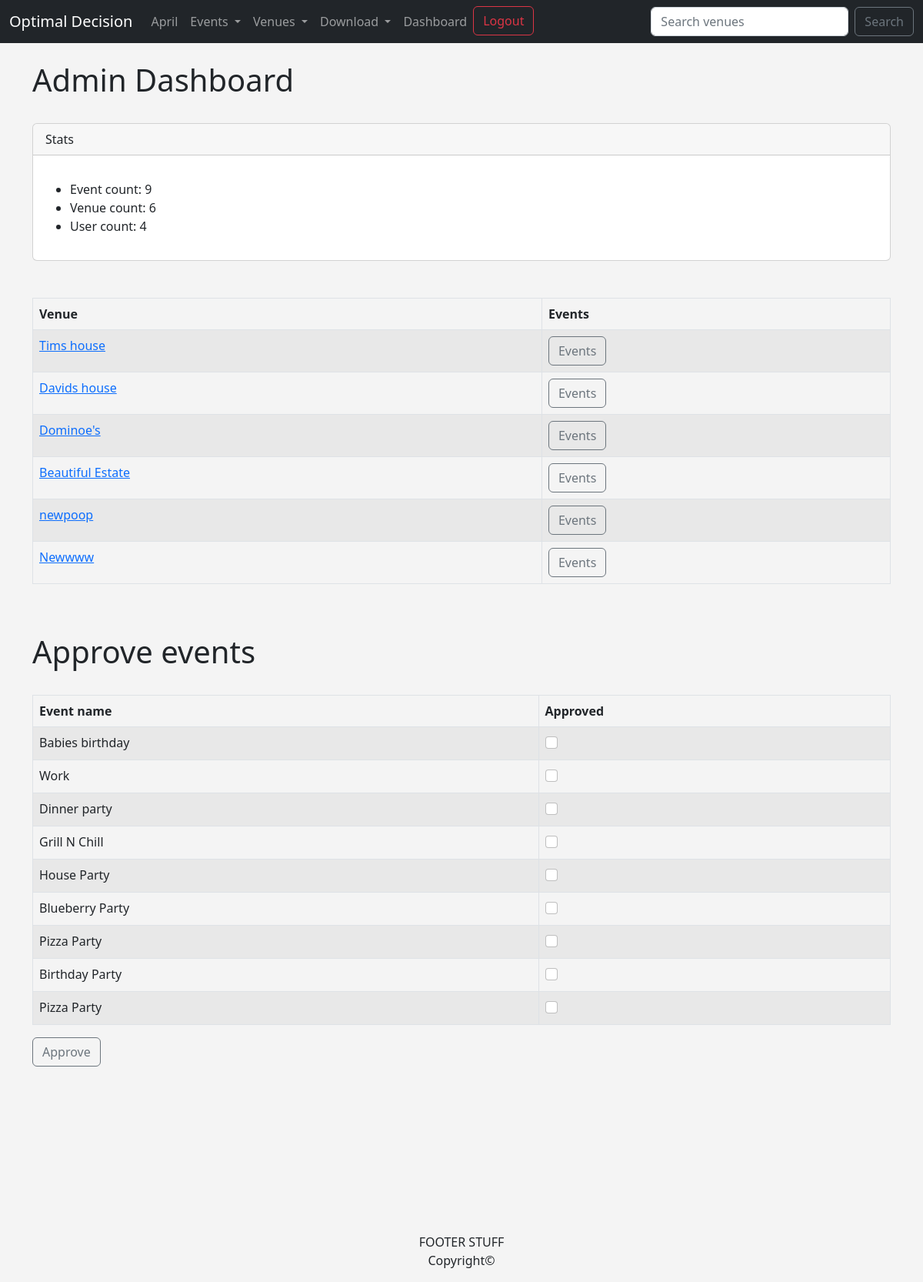
The page /approve_events (signed in) on the database as committed earlier.
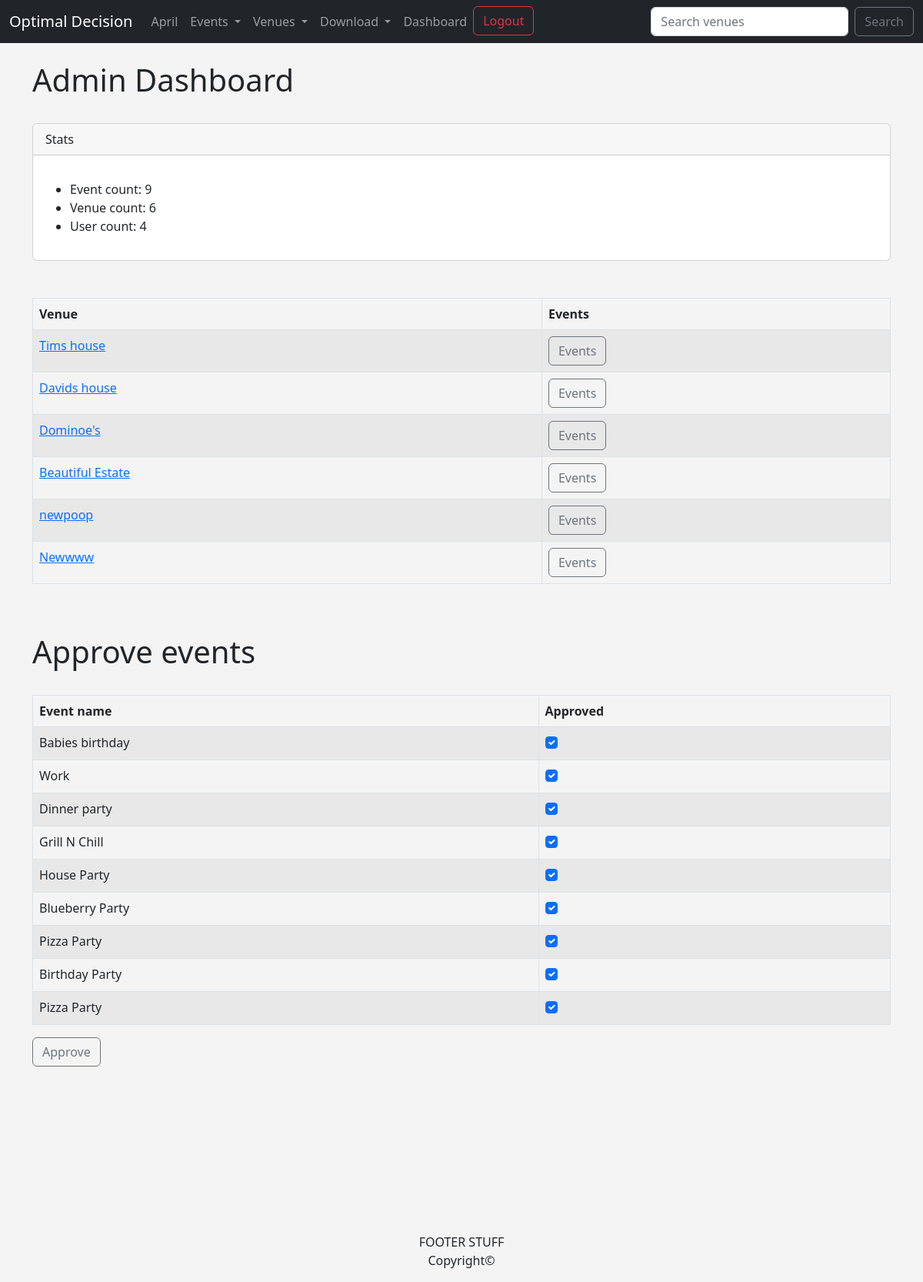
The same page on the database as committed later.
### events/models.py (models this page shows, shortened)
class Venue(models.Model):
    name = models.CharField('Event Name', max_length=120)
    address = models.CharField('Address', max_length=300)
    zip_code = models.CharField('Zip Code', max_length=10)
    phone = models.CharField('Contact Phone', blank=True, max_length=25)
    web = models.URLField('Website Address', blank=True)
    email_address = models.EmailField('Email Address', blank=True)
    owner = models.IntegerField('Venue Owner', blank=False, default=1)
    venue_image = models.ImageField(blank=True, null=True, upload_to='images/')
    def __str__(self):
        return self.name

class Event(models.Model):
    name = models.CharField('Event Name', max_length=120)
    event_date = models.DateTimeField('Event Date')
    venue = models.ForeignKey(Venue, blank=True, null=True, on_delete=models.CASCADE)
    manager = models.ForeignKey(User, related_name='manager', blank=True, null=True, on_delete=models.SET_NULL)
    description = models.TextField(blank=True)
    attendees = models.ManyToManyField(User, related_name='attendee', blank=True)
    approved = models.BooleanField('Approved', default=False)
    def __str__(self):
        return self.name

### events/views.py (the view)
# urls.py: path('approve_events', views.approve_events, name='approve_events'),
def approve_events(request):
    events = Event.objects.all().order_by('-event_date')
    venues = Venue.objects.all()
    event_count = events.count()
    venue_count = Venue.objects.all().count()
    user_count = MyClubUser.objects.all().count()
    if request.user.is_superuser:
        if request.method == 'POST':
            id_list = request.POST.getlist('boxes')
            events.update(approved=False)
            for x in id_list:
                Event.objects.filter(pk=int(x)).update(approved=True)
            messages.success(request, 'Event approval updated successfully.')
            return redirect('approve_events')
        else:
            return render(request, 'events/event_approval.html', {'events': events, 'venues': venues, 'event_count': event_count, 'venue_count': venue_count, 'user_count': user_count})
    else:
        messages.success(request, 'You are not authorized to view this page')
        return redirect('home')

### events/templates/events/event_approval.html (shortened to what this page needs)
{% extends 'events/base.html' %}
{% block content %}
<h1>Admin Dashboard</h1></br>
<div class="card">
  <div class="card-header">Stats</div>
    <div class="card-body">
        <p class="card-text">
            <ul>
                <li>Event count: {{ event_count }} </li>
                <li>Venue count: {{ venue_count }} </li>
                <li>User count: {{ user_count }} </li>
            </ul>
        </p>
    </div>
</div></br></br>
<table class="table table-striped table-hover table-bordered">
  <thead>
    <tr>
      <th scope="col">Venue</th>
      <th scope="col">Events</th>
    </tr>
  </thead>
  <tbody>
      {% for venue in venues %}
      <tr>
          <td><a href='{% url "show_venue" venue.id %}'>{{ venue }}</a></td>
        <td>
            <a class='btn btn-outline-secondary' href='{% url "venue_events" venue.id %}'>Events</a>
        </td>
        {% endfor %}
      </tr>
  </tbody>
</table></br></br>
<h1>Approve events</h1></br>
<form method='POST'>
<table class="table table-striped table-hover table-bordered">
  <thead>
    <tr>
      <th scope="col">Event name</th>
      <th scope="col">Approved</th>
    </tr>
  </thead>
  <tbody>
      {% for event in events %}
      <tr>
        <td>{{ event }}</td>
        <td>
            {% if event.approved %}
            <div class='form-check'>
                <input class='form-check-input' type='checkbox' checked='checked' value='{{ event.id }}' name='boxes'>
            </div>
            {% else %}
            <div class='form-check'>
                <input class='form-check-input' type='checkbox' value='{{ event.id }}' name='boxes'>
            </div>
            {% endif %}
        </td>
        {% endfor %}
      </tr>
  </tbody>
</table>
<button class='btn btn-outline-secondary' type='submit'>Approve</button>
</form>
{% endblock content %}

### events/templates/events/base.html (shortened to what this page needs)
<!doctype html>
<html lang="en">
  <head>
    <link href="https://cdn.jsdelivr.net/npm/bootstrap@5.2.2/dist/css/bootstrap.min.css" rel="stylesheet">
      </head>
  <body>
      {% include 'events/navbar.html' %}
    <br/>
    <div class='container'>
        {% block content %}
        {% endblock content %}
    </div>
  </body>
</html>
<center>
<footer>
    <br/>
    <br/>
    <br/>
    <br/>
    <br/>
    <br/>
    <br/>
    <br/>
    <br/>
    FOOTER STUFF
    <p>Copyright© {{ current_year }}</p>
</footer>
</center>

### events/templates/events/navbar.html (shortened to what this page needs)
<nav class="navbar navbar-expand-lg navbar-dark  bg-dark">
  <div class="container-fluid">
      <a class="navbar-brand" href="{% url 'home' %}">Optimal Decision</a>
    <div class="collapse navbar-collapse" id="navbarSupportedContent">
      <ul class="navbar-nav me-auto mb-2 mb-lg-0">
        <li class="nav-item">
            <a class="nav-link" href="{% url 'home' '2023' 'april' %}">April</a>
        </li>
        <li class="nav-item dropdown">
            <a class="nav-link dropdown-toggle" href="{% url 'events_list' %}" role="button" data-bs-toggle="dropdown" aria-expanded="false">
            Events
          </a>
        </li>
        <li class="nav-item dropdown">
          <a class="nav-link dropdown-toggle" href="{% url 'list_venues' %}" role="button" data-bs-toggle="dropdown" aria-expanded="false">
            Venues
          </a>
        </li>
        <li class="nav-item dropdown">
            <a class="nav-link dropdown-toggle" href="{% url 'events_list' %}" role="button" data-bs-toggle="dropdown" aria-expanded="false">
            Download
          </a>
        </li>
        {% if user.is_authenticated %}
        <li class='nav-item'><a class='nav-link' href='{% url "approve_events" %}'>Dashboard</a></li>
        <li class="nav-item">
            <a class="btn btn-outline-danger" href="{% url 'logout_user' %}">Logout</a>
        </li>
        {% endif %}
      </ul>
      <form class="d-flex" method='POST' role="search" action='{% url "search_venues" %}'>
        <input class="form-control me-2" type="search" placeholder="Search venues" aria-label="Search" name="searched">
        <button class="btn btn-outline-secondary" type="submit">Search</button>
      </form>
    </div>
  </div>
</nav>

### events/templates/events/base.html (style rules this page uses)
body { background: #f4f4f4; }

Rows that differ between the two databases and show on the page:
changed Event "Babies birthday": approved False → True (drawn); boxes "☐" → "☑"
changed Event "Work": approved False → True (drawn); boxes "☐" → "☑"
changed Event "Dinner party": approved False → True (drawn); boxes "☐" → "☑"
changed Event "Grill N Chill": approved False → True (drawn); boxes "☐" → "☑"
changed Event "House Party": approved False → True (drawn); boxes "☐" → "☑"
changed Event "Blueberry Party": approved False → True (drawn); boxes "☐" → "☑"
changed Event (number 7 of 9 on the later page): approved False → True (drawn); boxes "☐" → "☑"
changed Event "Birthday Party": approved False → True (drawn); boxes "☐" → "☑"
changed Event (number 9 of 9 on the later page): approved False → True (drawn); boxes "☐" → "☑"
